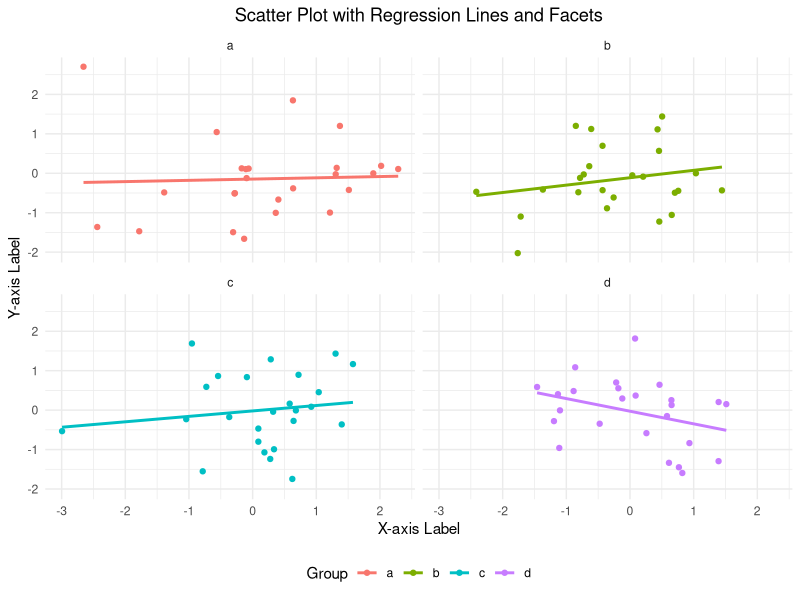

The R source for this figure: (Note: this script raises an error after producing the figure.)
install.packages("ggplot2")
library(ggplot2)
# Load the ggplot2 package
library(ggplot2)

# Create a sample data frame
set.seed(42)
data <- data.frame(
  x = rnorm(100),
  y = rnorm(100),
  group = rep(letters[1:4], each = 25)
)

# Create a scatter plot with a regression line and facets
ggplot(data, aes(x = x, y = y, color = group)) +
  geom_point() +                    # Scatter plot points
  geom_smooth(method = "lm", se = FALSE) +  # Linear regression line without confidence interval
  facet_wrap(~ group) +             # Facet the plot by 'group' variable
  theme_minimal() +                 # Apply a minimal theme
  labs(
    title = "Scatter Plot with Regression Lines and Facets",
    x = "X-axis Label",
    y = "Y-axis Label",
    color = "Group"
  ) +
  theme(
    plot.title = element_text(hjust = 0.5),
    legend.position = "bottom"
  )
ggsave("scatter_plot_with_regression_and_facets.png", plot = p)
